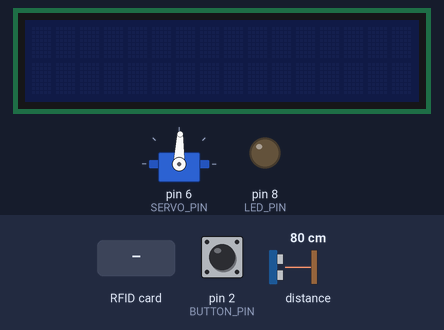
Bench run of a sketch on a simulated Arduino Uno, built with avr-gcc and run on an emulated ATmega328P. Parts: 16×2 character LCD, servo, output pins drawn as LEDs (lit = HIGH). The test bench sets the inputs (shaded band); at power-on: pin 2 (BUTTON_PIN) LOW, distance to the obstacle 80 cm. Pins used as bus, display or sensor lines are not drawn; what the sketch prints to the serial monitor is not drawn.

Above: at 1.3 s.
1.4 s: pin 2 (BUTTON_PIN) pulled HIGH for 0.15 s
At 2.6 s:
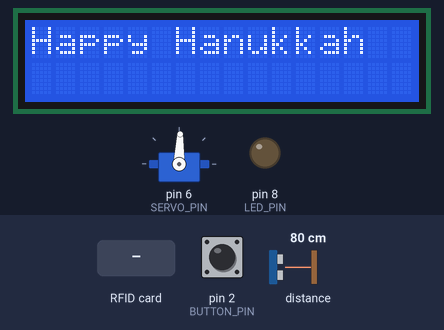
4.5 s: RFID card 5E 7A 19 C4 held to the reader
At 5.1 s:
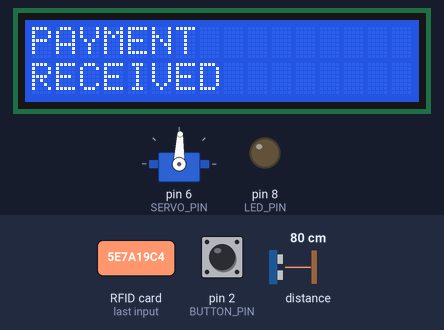
6.0 s: pin 2 (BUTTON_PIN) pulled HIGH for 1 s
At 6.5 s:
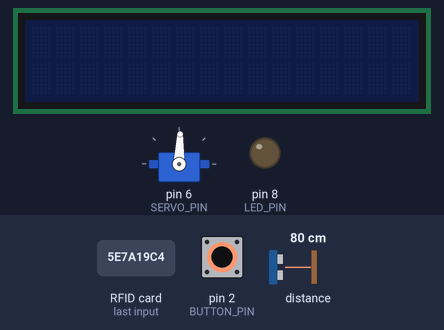
Timing chart, 0 to 9.0 s (numbered marks = the images above; inputs shaded):
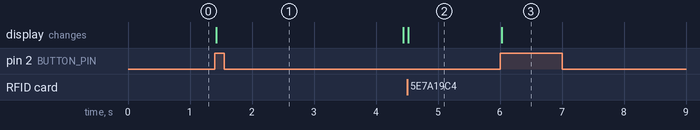

Measured:
- after the input at 1.4 s, the display: changes at once (image 1)
- after the input at 4.5 s, the display: changes at once (image 2)
- after the input at 6.0 s, the display: changes at once (image 3)

The sketch:

ARD_GROUP_13.ino
```cpp
#include <Wire.h>
#include <LiquidCrystal_I2C.h>
#include <SPI.h>
#include <MFRC522.h>
#include <Servo.h>
#include <VL53L1X.h>

// PINS
#define BUTTON_PIN 2
#define TOUCH_PIN  3
#define SS_PIN 10
#define RST_PIN 7
#define SERVO_PIN 6
#define LED_PIN 8

// SERVO
#define SERVO_FORWARD 0
#define SERVO_BACKWARD 180
#define SERVO_STOP 88

// OBJECTS
LiquidCrystal_I2C lcd(0x27, 16, 2);
MFRC522 rfid(SS_PIN, RST_PIN);
Servo servo;
VL53L1X lidar;

// STATES
bool systemOn = false;
bool lastButtonState = LOW;
bool payScreenShown = false;
bool paymentReceived = false;

enum ServoState {
  SERVO_IDLE,
  SERVO_FORWARD_RUN,
  SERVO_BACKWARD_RUN,
  SERVO_STOPPED
};

ServoState servoState = SERVO_IDLE;

// LED
bool ledOn = false;
unsigned long ledOnTime = 0;

// TIMERS
unsigned long screenStartTime = 0;
unsigned long servoMoveTime = 0;

// SETUP
void setup() {
  Serial.begin(9600);
  Serial.println("System started");

  pinMode(BUTTON_PIN, INPUT);
  pinMode(TOUCH_PIN, INPUT);
  pinMode(LED_PIN, OUTPUT);

  digitalWrite(LED_PIN, LOW);

  lcd.init();
  lcd.noBacklight();
  lcd.clear();

  SPI.begin();
  rfid.PCD_Init();

  servo.attach(SERVO_PIN);
  servo.write(SERVO_STOP);

  Wire.begin();
  lidar.setTimeout(500);
  lidar.init();
  lidar.startContinuous(50);
}

// LOOP
void loop() {
  handleButton();

  if (systemOn) {
    handleScreens();
    checkRFID();
    handleServoWithLidar();
    handlePostPayment();
  }
}

// BUTTON
void handleButton() {
  bool currentButtonState = digitalRead(BUTTON_PIN);

  if (currentButtonState == HIGH && lastButtonState == LOW) {
    if (!systemOn) {
      Serial.println("Button pressed -> System ON");
      startNewCycle();
    } else {
      Serial.println("Button pressed -> System OFF");
      turnSystemOff();
    }
    delay(200);
  }
  lastButtonState = currentButtonState;
}

// SCREENS
void handleScreens() {
  if (!payScreenShown && millis() - screenStartTime >= 3000) {
    lcd.clear();
    lcd.print("Pay for candle");
    payScreenShown = true;
    Serial.println("Screen: Pay for candle");
  }
}

// RFID
void checkRFID() {
  if (systemOn && payScreenShown && !paymentReceived) {
    if (rfid.PICC_IsNewCardPresent() &&
        rfid.PICC_ReadCardSerial()) {

      paymentReceived = true;
      Serial.println("RFID detected -> Payment received");

      lcd.clear();
      lcd.print("PAYMENT");
      lcd.setCursor(0, 1);
      lcd.print("RECEIVED");

      rfid.PICC_HaltA();
      rfid.PCD_StopCrypto1();
    }
  }
}

// SERVO + LIDAR
void handleServoWithLidar() {
  uint16_t distance = lidar.read();
  Serial.print("Distance (mm): ");
  Serial.println(distance);

  if (paymentReceived &&
      servoState == SERVO_IDLE &&
      distance >= 200 && distance <= 250) {

    Serial.println("Distance OK -> Servo FORWARD");
    servo.write(SERVO_FORWARD);
    servoMoveTime = millis();
    servoState = SERVO_FORWARD_RUN;
  }

  if (servoState == SERVO_FORWARD_RUN &&
      millis() - servoMoveTime >= 500) {

    Serial.println("Servo BACKWARD");
    servo.write(SERVO_BACKWARD);
    servoMoveTime = millis();
    servoState = SERVO_BACKWARD_RUN;
  }

  if (servoState == SERVO_BACKWARD_RUN &&
      millis() - servoMoveTime >= 500) {

    Serial.println("Servo STOP -> LED ON");
    servo.write(SERVO_STOP);
    servoState = SERVO_STOPPED;

    digitalWrite(LED_PIN, HIGH);
    ledOn = true;
    ledOnTime = millis();

    lcd.clear();
    lcd.setCursor(0, 0);
    lcd.print("Maoz zur yeshuati");
    lcd.setCursor(0, 1);
    lcd.print("Leha nae lezabeah");
  }
}

// POST PAYMENT
void handlePostPayment() {
  if (!ledOn) return;

  if (digitalRead(TOUCH_PIN) == HIGH) {
    Serial.println("Touch detected -> Restart cycle");
    restartCycle();
    return;
  }

  if (millis() - ledOnTime >= 10000) {
    Serial.println("Timeout -> Restart cycle");
    restartCycle();
  }
}

// CYCLE CONTROL
void startNewCycle() {
  systemOn = true;
  restartCycle();
  lcd.backlight();
  Serial.println("New cycle started");
}

void restartCycle() {
  payScreenShown = false;
  paymentReceived = false;
  servoState = SERVO_IDLE;
  ledOn = false;

  digitalWrite(LED_PIN, LOW);

  lcd.clear();
  lcd.print("Happy Hanukkah");
  screenStartTime = millis();

  Serial.println("Cycle reset -> Waiting for payment");
}

// SYSTEM OFF
void turnSystemOff() {
  systemOn = false;
  digitalWrite(LED_PIN, LOW);
  servo.write(SERVO_STOP);
  lcd.clear();
  lcd.noBacklight();

  Serial.println("System turned OFF");
}
```
